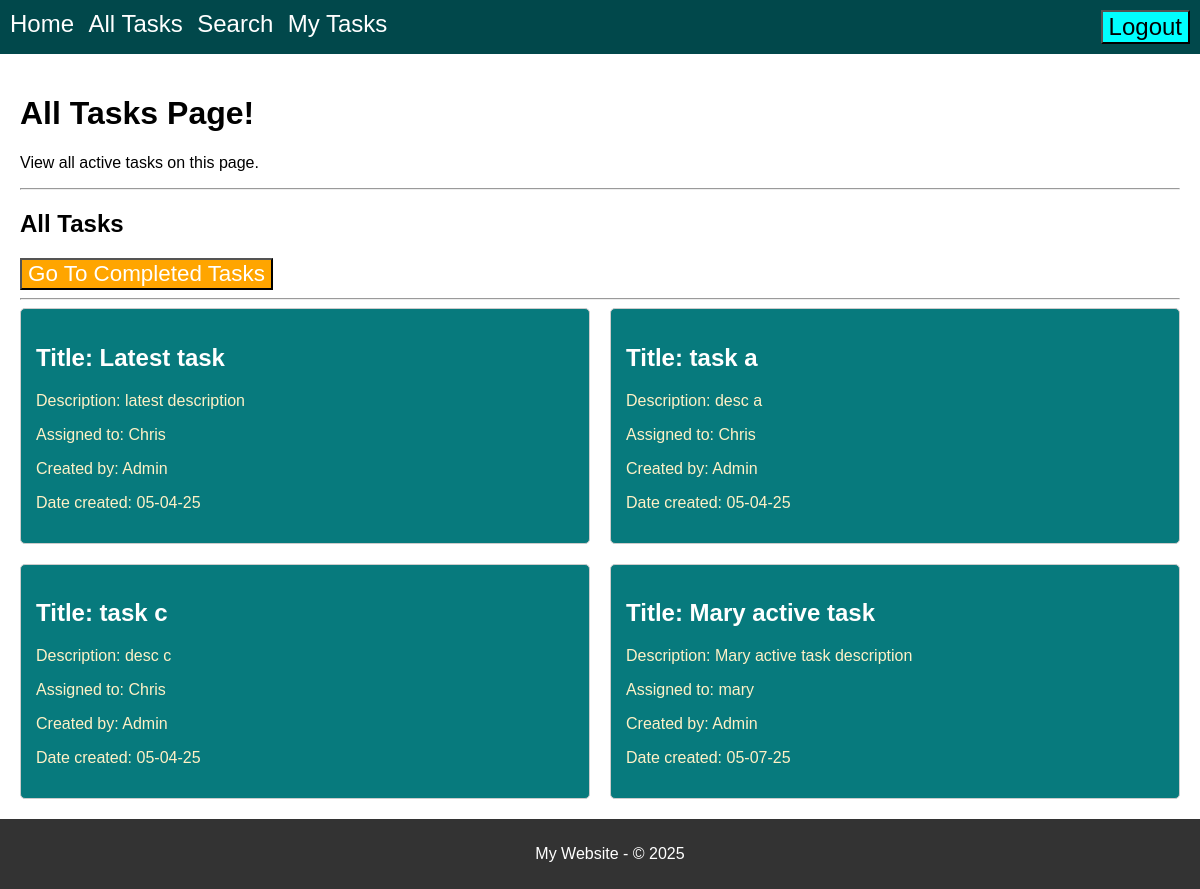
The page /all-tasks (signed in) on the database its author committed.
### model.py (models this page shows, shortened)
class Tasks(db.Model):
    __tablename__ = 'Tasks'
    id = db.Column(db.Integer, primary_key=True)
    title = db.Column(db.String(30), nullable=False)
    body = db.Column(db.String(200), nullable=False)
    assigned_to = db.Column(db.Integer, db.ForeignKey('Users.id'), nullable=True)
    created_by = db.Column(db.Integer, db.ForeignKey('Users.id'), nullable=True)
    date_created = db.Column(db.String(8), nullable=False)
    completed = db.Column(db.Integer, default=0)
    assigned_user = db.relationship('Users', foreign_keys=[assigned_to])
    creator_user = db.relationship('Users', foreign_keys=[created_by])

class Users(db.Model):
    __tablename__ = 'Users'
    id = db.Column(db.Integer, primary_key=True)
    username = db.Column(db.String(100), nullable=False, unique=True)
    password = db.Column(db.String(100), nullable=False)
    role = db.Column(db.String(50), nullable=False)

### routes.py (the view, shortened to what this page needs)
@app.route('/all-tasks', methods=['GET', 'POST'])
def display_tasks():
    if CS.notLoggedIn():
        return redirect(url_for("display_login"))
    tasks = Tasks.query.filter_by(completed=0).all()
    task_list = map_tasks_to_usernames(tasks)
    return render_template(
        "all-tasks.html",
        title="All Tasks Page!",
        content="View all active tasks on this page.",
        tasks=task_list,
        CS=CS
    )

### current_session.py (called while the page is built)
    @staticmethod
    def isLoggedIn():
        status = "username" in session
        return status

    @staticmethod
    def notLoggedIn():
        return not CurrentSession.isLoggedIn()

    @staticmethod
    def getRole():
        print(f" User role is: {userRole}")
        return userRole

    @staticmethod
    def getUsername():
        username = session.get("username", None)  # Get username from session
        return username

### routes.py (called while the page is built)
def map_tasks_to_usernames(tasks):
    task_list = []
    for task in tasks:
        creator_username = "Admin" if task.created_by == 999 else "None"
        if task.created_by and task.created_by != 999:
            creator = Users.query.get(task.created_by)
            creator_username = creator.username if creator else "Unknown"
        assignee_username = "None"
        if task.assigned_to:
            assignee = Users.query.get(task.assigned_to)
            assignee_username = assignee.username if assignee else "Unknown"
        task_list.append({
            "id": task.id,
            "title": task.title,
            "body": task.body,
            "assigned_to": assignee_username,
            "created_by": creator_username,
            "date_created": task.date_created
        })
    return task_list

### Templates/all-tasks.html (shortened to what this page needs)
{% extends "base.html" %}
{% block page_title %}
    {{ title }}
{% endblock %}
{% block content %}
    <p>{{ content }}</p>
    <hr>
    <h2>All Tasks</h2>
    <button onclick="goToCompletedTasks()" class="task-pages-nav-btn">Go To Completed Tasks</button>
    <hr>
    {% if tasks %}
        <div class="tasks-grid">
            {% for task in tasks %}
            <div class="task-card">
                <h2 id="task-title">Title: {{ task.title }}</h2>
                <p class="task-details">Description: {{ task.body }}</p>
                <p class="task-details">Assigned to: {{ task.assigned_to }}</p>
                <p class="task-details">Created by: {{ task.created_by }}</p>
                <p class="task-details">Date created: {{ task.date_created }}</p>
            </div>
            {% endfor %}
        </div>
    {% else %}
        <p>No tasks found in the database.</p>
    {% endif %}
{% endblock %}

### Styles/style.css (style rules this page uses)
body { font-family: sans-serif; margin: 0; padding: 0; display: flex; flex-direction: column; min-height:100vh; }
.tasks-grid { display: flex; flex-wrap: wrap; gap: 20px; }
.task-card { flex: 1 1 calc(50% - 20px); box-sizing: border-box; padding: 15px; border: 1px solid #ccc; border-radius: 5px; background-color: #077A7D; }
#task-title { color:white; }
.task-details { color:rgb(255, 241, 198); }
.task-pages-nav-btn { font-size:1.4rem; color:White; background-color:orange; transition: transform 0.5s ease; }

### rows shown on the page
Tasks: title "Latest task", body "latest description", date_created "05-04-25"
Users: assigned_to "Chris" "Chris" "Chris"
Tasks: title "task a", body "desc a", date_created "05-04-25"
Tasks: title "task c", body "desc c", date_created "05-04-25"
Tasks: title "Mary active task", body "Mary active task description", date_created "05-07-25"
Users: assigned_to "mary"

### other values the page prints
{{ title }} "All Tasks Page!"
{{ content }} "View all active tasks on this page."
{{ task.created_by }} "Admin" "Admin" "Admin" "Admin"
